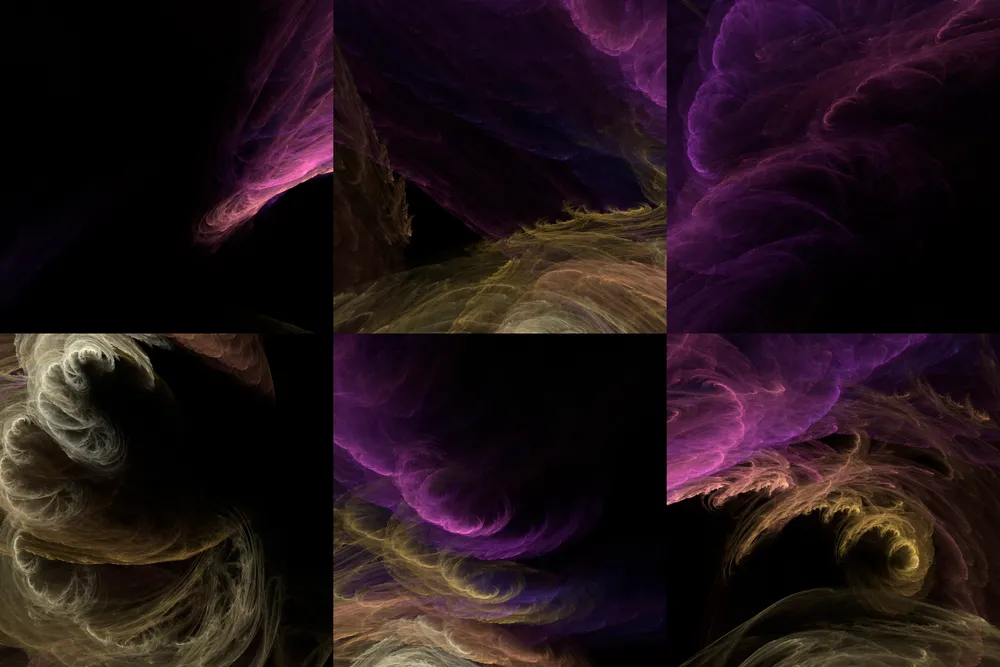
#> input picture godot/art/skies/ember.webp, 1000 x 667 px, shrunk from 6144 x 4096 before the run
$ python make_icons.py ../art/skies/ember.webp
#> lines starting #> are read from the running program, lines starting #| are printed output that depends on the picture
#!/usr/bin/env python3
"""Turn one rendered candidate into every icon the Android export and the store need.

    tools/make_icons.py art/candidates/vortex.png [--keep 0.9] [--floor 45] [--out art]

Writes into art/:
    icon_192.png        legacy launcher icon (full bleed: ground + fractal)
    icon_fg_432.png     adaptive foreground, transparent, inside the 66/108 safe circle
    icon_bg_432.png     adaptive background, the deep-space ground
    icon_512.png        project icon and the square the store listing crops from

The source is a real engine render with a straight alpha derived from glow luminance
(src/bake/icon.ts), so the only work here is framing: crop to where the light actually is,
lift the alpha floor so isolated single-pixel dust does not survive being shrunk to 48px,
and centre it in each canvas.
"""
import sys
import pathlib
from PIL import Image

GROUND_IN = (26, 17, 64)    # centre of the radial ground
GROUND_OUT = (7, 3, 15)     # its edge
DUST_FLOOR = 45             # alpha below this is dust, not structure
FG_FILL = 0.62              # adaptive safe zone is a 66dp circle inside 108dp
LEGACY_FILL = 0.84          # legacy icons are masked by the launcher, so they run fuller


def clean(im: Image.Image, floor: int = DUST_FLOOR) -> Image.Image:
    """Drop the dust, keep the glow. Everything faint is rescaled rather than clipped, so
    the soft outer falloff survives instead of gaining a hard edge."""
#> called with floor = 45
    r, g, b, a = im.split()
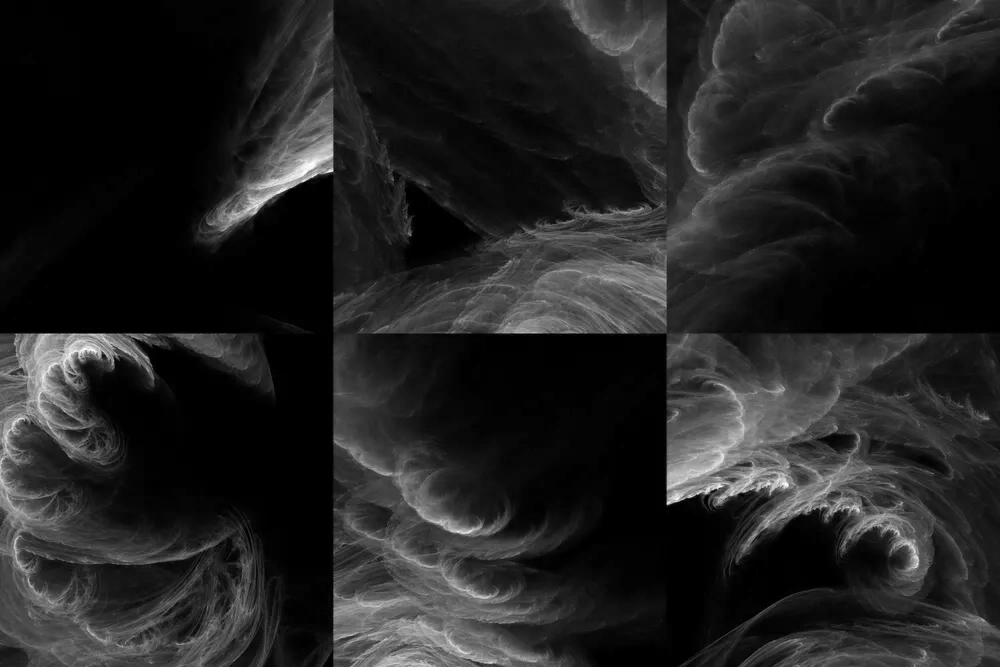
#> r: PIL image 1000x667 L; min 0, max 255, mean 34.5
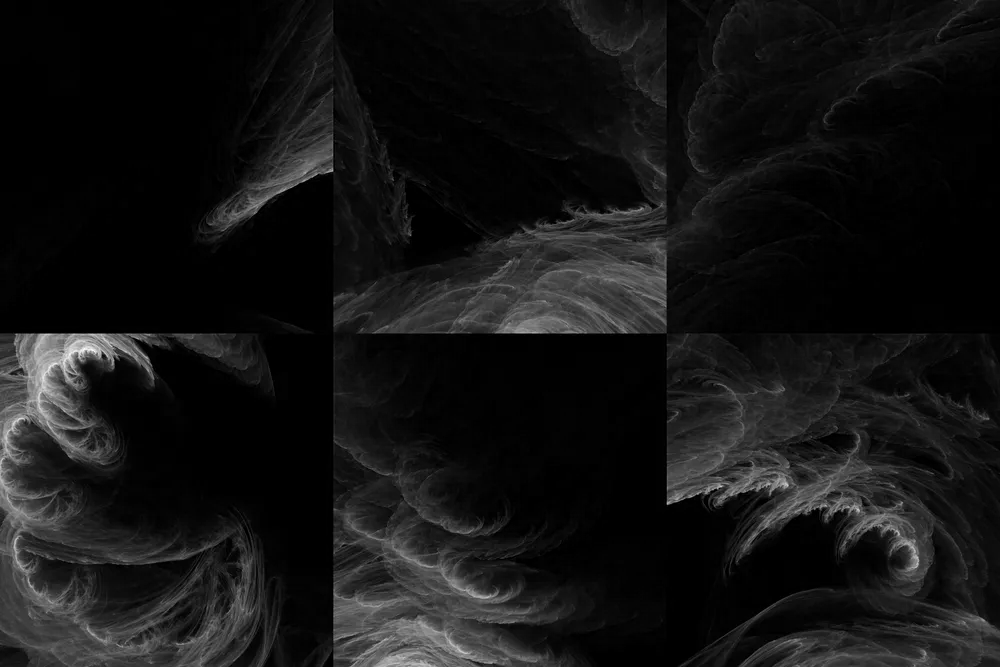
#> g: PIL image 1000x667 L; min 0, max 250, mean 20.1
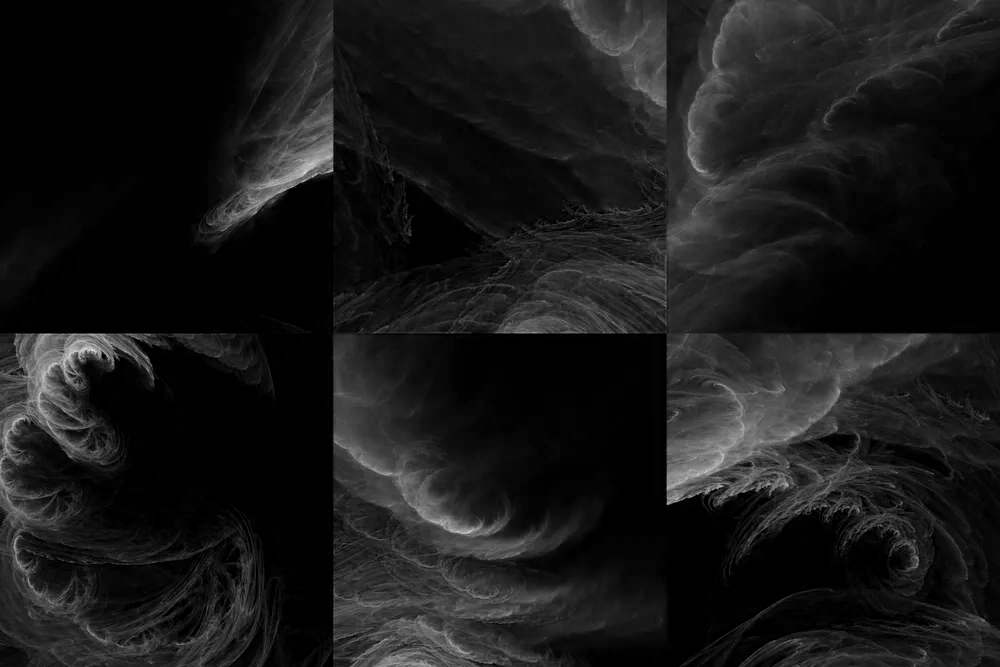
#> b: PIL image 1000x667 L; min 0, max 222, mean 24.6
#> a: PIL image 1000x667 L; every value is 255
    a = a.point(lambda v: 0 if v < floor else int((v - floor) * 255 / (255 - floor)))
    return Image.merge("RGBA", (r, g, b, a))


def crop_to_light(im: Image.Image, keep: float = 0.72, air: float = 2.15) -> Image.Image:
    """Square crop centred on the bright core, not on the dust.

    A chaos game throws a wide halo of single-pixel outliers. Weighting by alpha alone puts the
    centre in the middle of that halo and the crop ends up framing speckle, so the weight here is
    alpha cubed: the dense core decides both the centre and the radius. `keep` is the fraction of
    that weighted mass the radius must contain, `air` how much wider than that radius the crop
    runs, which is what sets how big the fractal sits in the icon.
    """
#> called with keep = 0.72, air = 2.15
    n = 256
#> n = 256
    a = im.split()[3].resize((n, n), Image.LANCZOS)
#> a: PIL image 256x256 L; every value is 255
    w = [v ** 3 for v in a.tobytes()]
#> w = 65536 items
    total = sum(w) or 1
#> total = 1086676992000
    cx = sum(w[y * n + x] * x for y in range(n) for x in range(n)) / total
#> cx = 127.5
    cy = sum(w[y * n + x] * y for y in range(n) for x in range(n)) / total
#> cy = 127.5

    # Radial mass histogram around that centre, in whole pixels of the 256 proxy.
    bins = [0.0] * (n + 1)
#> bins = 257 values from 0 to 0
    for y in range(n):
        for x in range(n):
            wt = w[y * n + x]
            if wt:
                bins[min(n, int(((x - cx) ** 2 + (y - cy) ** 2) ** 0.5))] += wt
#> after the loop, bins = 257 values, max 1.35e+10 at index 126, min 0 at index 181, mean 4.23e+09
    acc, radius = 0.0, n
#> acc = 0; radius = 256
    for r, v in enumerate(bins):
        acc += v
        if acc >= keep * total:
            radius = r
            break
#> this loop made 123 passes
#> (acc, radius) on pass 123: (7.88e+11, 122)
#> (v, acc) on passes 1 to 6: (66325500, 66325500), (132651000, 198976500), (331627500, 530604000), (331627500, 862231500), (464278500, 1.33e+09), (530604000, 1.86e+09)
#> after the loop, acc = 7.88e+11

    scale = im.size[0] / n
#> scale = 3.91
    cx, cy, half = cx * scale, cy * scale, max(radius * scale * air, im.size[0] * 0.12)
#> cx = 498; cy = 498; half = 1024.6
    return im.crop((int(cx - half), int(cy - half), int(cx + half), int(cy + half)))
#> returned value: PIL image 2048x2048 RGBA


def ground(size: int) -> Image.Image:
    """Radial ground, drawn small and upscaled: a 64px gradient resampled to 432 is smooth
    and costs nothing, where per-pixel Python is neither."""
    n = 64
    g = Image.new("RGB", (n, n))
    px = g.load()
    for y in range(n):
        for x in range(n):
            dx, dy = (x - (n - 1) / 2) / (n / 2), (y - (n - 1) / 2) / (n / 2)
            t = min(1.0, (dx * dx + dy * dy) ** 0.5 / 1.25)
            t = t * t * (3 - 2 * t)
            px[x, y] = tuple(int(a + (b - a) * t) for a, b in zip(GROUND_IN, GROUND_OUT))
    return g.resize((size, size), Image.LANCZOS)


def placed(art: Image.Image, canvas: int, fill: float) -> Image.Image:
#> called with canvas = 432, fill = 0.62
    edge = int(canvas * fill)
    scaled = art.resize((edge, edge), Image.LANCZOS)
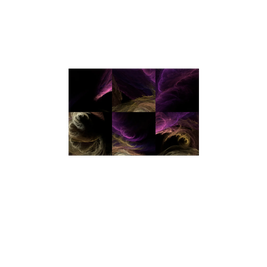
#> scaled: PIL image 267x267 RGBA; mean R, G, B, A 5.9, 3.5, 4.2, 40.5; transparent parts drawn white
    out = Image.new("RGBA", (canvas, canvas), (0, 0, 0, 0))
#> out: PIL image 432x432 RGBA; every value is 0
    off = (canvas - edge) // 2
    out.paste(scaled, (off, off), scaled)
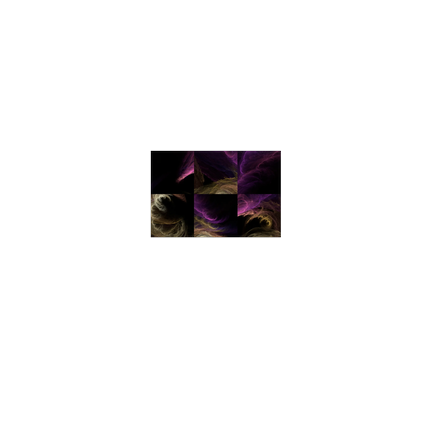
#> out: PIL image 432x432 RGBA; mean R, G, B, A 2.1, 1.2, 1.5, 15.3; transparent parts drawn white
    return out


def main() -> int:
    args = sys.argv[1:]
    if not args:
        print(__doc__)
        return 2
    src = pathlib.Path(args[0])
    opt = dict(zip(args[1::2], args[2::2]))
    keep = float(opt.get("--keep", 0.72))
    floor = int(opt.get("--floor", DUST_FLOOR))
    art = crop_to_light(clean(Image.open(src).convert("RGBA"), floor), keep,
                        float(opt.get("--air", 2.15)))
    out = pathlib.Path(opt.get("--out", pathlib.Path(__file__).resolve().parent.parent / "art"))
    out.mkdir(exist_ok=True)

    fg = placed(art, 432, FG_FILL)
    fg.save(out / "icon_fg_432.png")
    ground(432).save(out / "icon_bg_432.png")
#> in ground, `g = Image.new("RGB", (n, n))`: g: PIL image 64x64 RGB; every value is 0
#> in ground, `return g.resize((size, size), Image.LANCZOS)`:
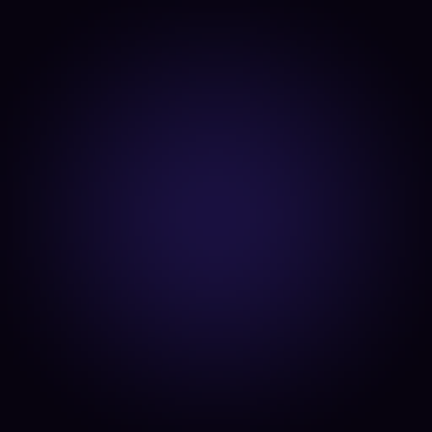
#> returned value: PIL image 432x432 RGB; mean R, G, B 13.4, 7.6, 32.3

    for size, name in ((192, "icon_192.png"), (512, "icon_512.png")):
        base = ground(size).convert("RGBA")
        base.alpha_composite(placed(art, size, LEGACY_FILL))
        base.save(out / name)
#> this loop made 2 passes
#> (size, name, n in ground, edge in placed, off in placed) on passes 1 to 2: (192, 'icon_192.png', 64, 161, 15), (512, 'icon_512.png', 64, 430, 41)
#> pass 1, in main, `base.save(out / name)`:
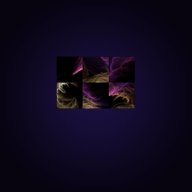
#> saved as icon_192.png: PIL image 192x192 RGBA; mean R, G, B, A 14.7, 8.2, 28.8, 255

    print(f"{src.name} -> art/icon_192.png, icon_512.png, icon_fg_432.png, icon_bg_432.png")
    return 0


if __name__ == "__main__":
    raise SystemExit(main())
#> (the program exits here)

$ run again, on godot/art/skies/nautilus.webp
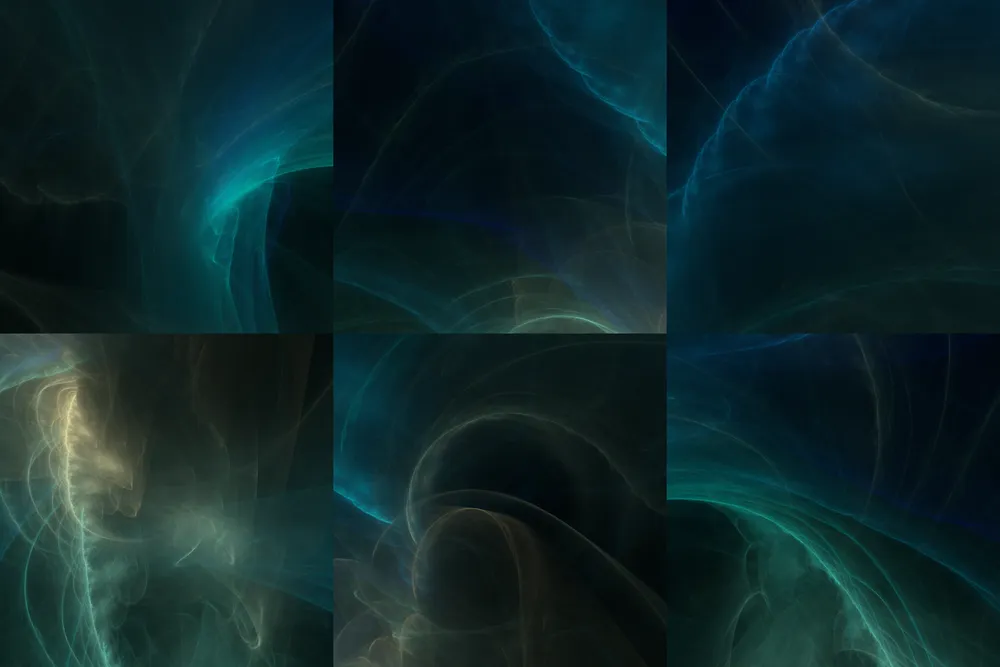
#> input picture godot/art/skies/nautilus.webp, 1000 x 667 px, shrunk from 6144 x 4096 before the run
#> in crop_to_light, `n = 256`: n = 256
#> w = 65536 items
#> total = 1086676992000
#> in crop_to_light, `cx = sum(w[y * n + x] * x for y in range(n) for x in range(n)) / total`: cx = 127.5
#> in crop_to_light, `bins = [0.0] * (n + 1)`: bins = 257 values from 0 to 0
#> after the loop in crop_to_light, `for y in range(n):`: bins = 257 values, max 1.35e+10 at index 126, min 0 at index 181, mean 4.23e+09
#> in crop_to_light, `acc, radius = 0.0, n`: acc = 0; radius = 256
#> the loop in crop_to_light, `for r, v in enumerate(bins):` made 123 passes
#> (acc, radius) on pass 123: (7.88e+11, 122)
#> after the loop in crop_to_light, `for r, v in enumerate(bins):`: acc = 7.88e+11
#> scale = 3.91
#> in crop_to_light, `cx, cy, half = cx * scale, cy * scale, max(radius * scale * air, im.si..`: cx = 498; half = 1024.6
#> in placed, `out.paste(scaled, (off, off), scaled)`:
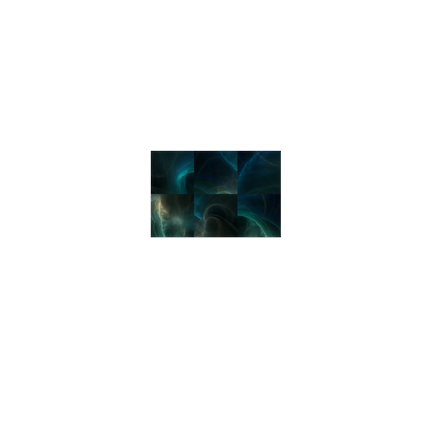
#> out: PIL image 432x432 RGBA; mean R, G, B, A 0.9, 2.4, 2.6, 15.3; transparent parts drawn white
#> the loop in main, `for size, name in ((192, "icon_192.png"), (512, "icon_512.png")):` made 2 passes
#> (size, name, n in ground, edge in placed, off in placed) on passes 1 to 2: (192, 'icon_192.png', 64, 161, 15), (512, 'icon_512.png', 64, 430, 41)
#> pass 1, in main, `base.save(out / name)`:
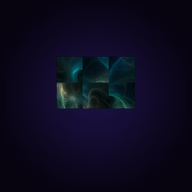
#> saved as icon_192.png: PIL image 192x192 RGBA; mean R, G, B, A 12.6, 10.4, 30.7, 255
